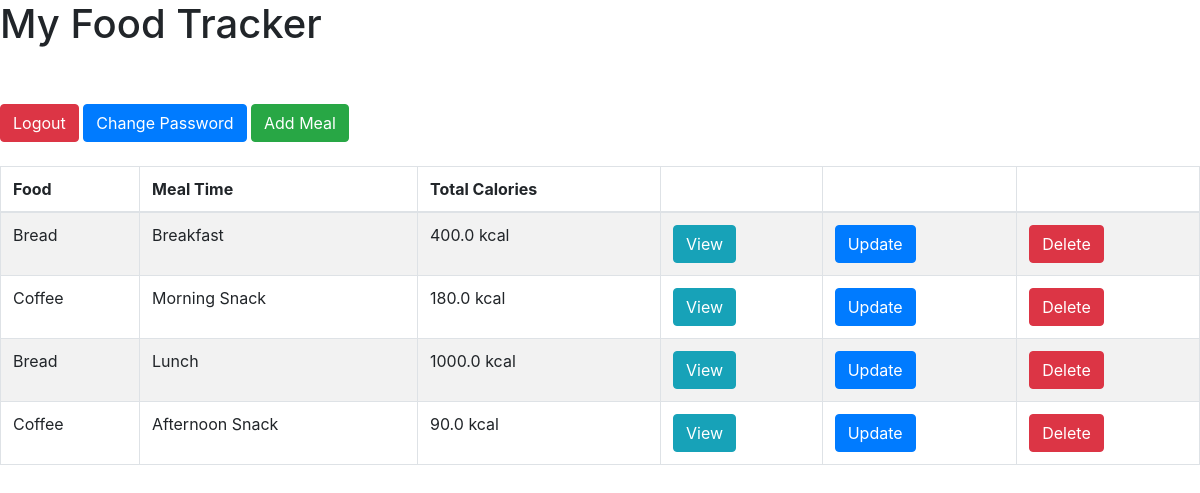
Screenshot of /index (signed in) with the database file from the repository.
### food/models.py (models this page shows, shortened)
class Meal(models.Model):
    BREAKFAST = 1
    MORNING_SNACK = 2
    LUNCH = 3
    AFTERNOON_SNACK = 4
    DINNER = 5
    EVENING_SNACK = 6
    MEAL_TIME_TYPES = (
        (BREAKFAST, "Breakfast"),
        (MORNING_SNACK, "Morning Snack"),
        (LUNCH, "Lunch"),
        (AFTERNOON_SNACK, "Afternoon Snack"),
        (DINNER, "Dinner"),
        (EVENING_SNACK, "Evening Snack")
    )
    food = models.ForeignKey(Food, verbose_name="Food",on_delete = models.CASCADE)
    serving_size = models.IntegerField(verbose_name="Serving Size")
    meal_time = models.IntegerField(verbose_name="Meal Time", choices=MEAL_TIME_TYPES)
    def get_total_calories(self):
        return self.serving_size * self.food.calories

class Food(models.Model):
    name = models.CharField(verbose_name="Food Name", max_length=200)
    calories = models.FloatField(verbose_name="Calories (kcal)")
    total_fat = models.FloatField(verbose_name="Total Fat (g)")
    saturated_fat = models.FloatField(verbose_name="Saturated Fat (g)")
    cholesterol = models.FloatField(verbose_name="Cholesterol (mg)")
    sodium = models.FloatField(verbose_name="Sodium (mg)")
    total_carbohydrate = models.FloatField(verbose_name="Total Carbohydrate (g)")
    dietary_fibre = models.FloatField(verbose_name="Dietary Fibre (g)")
    sugar = models.FloatField(verbose_name="Sugar (g)")
    protein = models.FloatField(verbose_name="Protein (g)")
    def __str__(self):
        return "%s" % self.name

### food/views.py (the view)
# urls.py: url(r'^index$', index, name='index'),
def index(request):
    if request.user.is_authenticated:
        template = 'list.html'
        meals = Meal.objects.all()
        context = {
            'meals': meals,
        }
        return render(request, template, context)
    else:
        return HttpResponseRedirect(reverse_lazy('auth_login'))

### templates/list.html (shortened to what this page needs)
<html>
	<head>
		<link rel="stylesheet" href="https://stackpath.bootstrapcdn.com/bootstrap/4.1.1/css/bootstrap.min.css">
	</head>
	<body>
		<h1>My Food Tracker</h1> <br /><br />
		<a href="{% url 'auth_logout' %}" class="btn btn-danger">Logout</a>
		<a href="{% url 'auth_password_change' %}" class="btn btn-primary">Change Password</a>
		<a href="{% url 'food:add-meal' %}" class="btn btn-success">Add Meal</a> <br /><br />
		<table class="table table-striped table-bordered">
			<thead>
				<tr>
					<th>Food</th>
					<th>Meal Time</th>
					<th>Total Calories</th>
					<th></th>
					<th></th>
					<th></th>
				</tr>
			</thead>
			<tbody>
				{% for meal in meals %}
				<tr>
					<td>{{ meal.food }}</td>
					<td>{{ meal.get_meal_time_display }}</td>
					<td>{{ meal.get_total_calories }} kcal</td>
					<td>
						<a href="{% url 'food:view-meal' meal.id %}" class="btn btn-info">View</a>
					</td>
					<td>
						<a href="{% url 'food:update-meal' meal.id %}" class="btn btn-primary">Update</a>
					</td>
					<td>
						<a href="{% url 'food:delete-meal' meal.id %}" class="btn btn-danger">Delete</a>
					</td>
				</tr>
				{% empty %}
				<tr>
					<td colspan=6>No meals yet</td>
				</tr>
				{% endfor %}
			</tbody>
		</table>
	</body>
</html>

### rows the page displays
Meal: food "Bread", meal_time "Breakfast", get_total_calories "400.0"
Meal: food "Coffee", meal_time "Morning Snack", get_total_calories "180.0"
Meal: food "Bread", meal_time "Lunch", get_total_calories "1000.0"
Meal: food "Coffee", meal_time "Afternoon Snack", get_total_calories "90.0"
